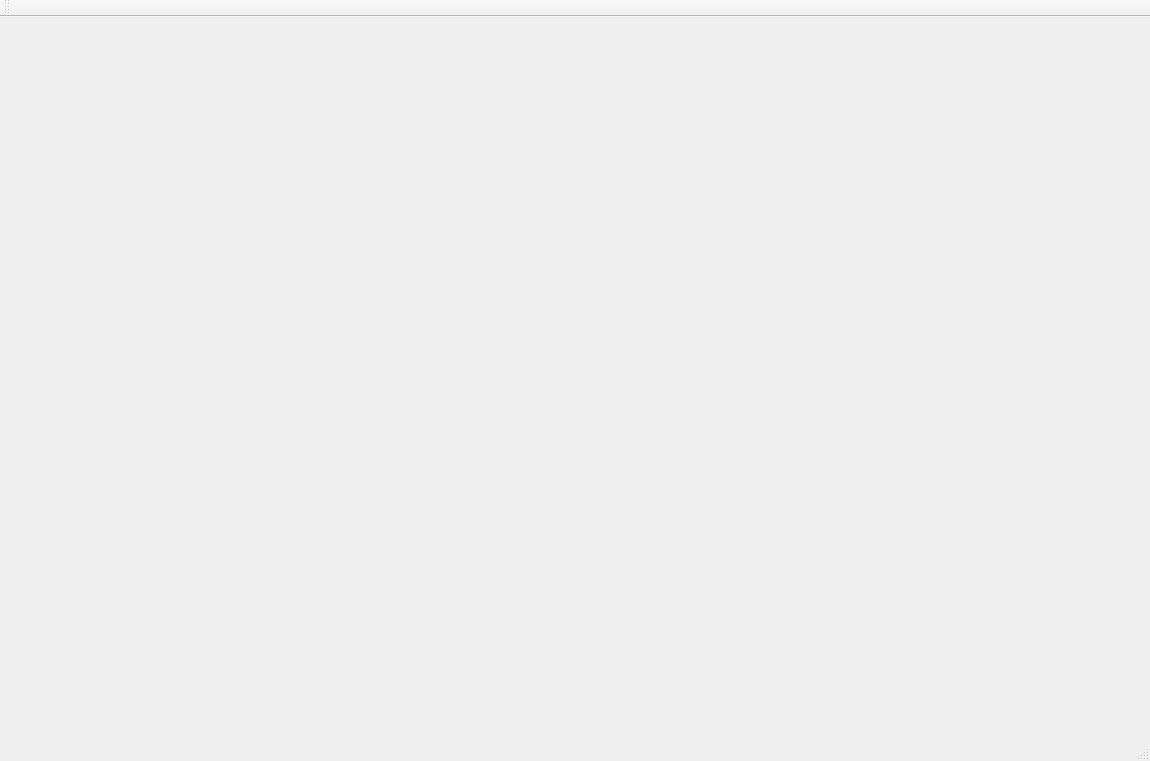
<?xml version="1.0" encoding="UTF-8"?>
<ui version="4.0">
 <class>MainWindow</class>
 <widget class="QMainWindow" name="MainWindow">
  <property name="geometry">
   <rect>
    <x>0</x>
    <y>0</y>
    <width>1150</width>
    <height>761</height>
   </rect>
  </property>
  <property name="windowTitle">
   <string>MainWindow</string>
  </property>
  <property name="styleSheet">
   <string notr="true"/>
  </property>
  <widget class="QWidget" name="centralWidget"/>
  <widget class="QMenuBar" name="menuBar">
   <property name="geometry">
    <rect>
     <x>0</x>
     <y>0</y>
     <width>1150</width>
     <height>25</height>
    </rect>
   </property>
  </widget>
  <widget class="QToolBar" name="mainToolBar">
   <attribute name="toolBarArea">
    <enum>TopToolBarArea</enum>
   </attribute>
   <attribute name="toolBarBreak">
    <bool>false</bool>
   </attribute>
  </widget>
  <widget class="QStatusBar" name="statusBar"/>
 </widget>
 <layoutdefault spacing="6" margin="11"/>
 <resources/>
 <connections/>
</ui>
